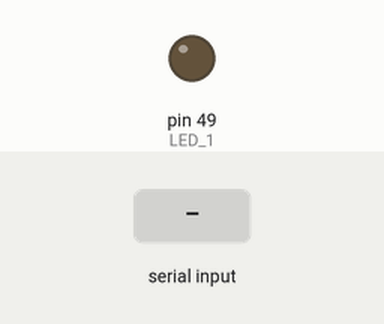
The sketch below on a simulated Arduino Mega 2560, built with avr-gcc and run on an emulated ATmega2560. On the bench: output pins drawn as LEDs (lit = HIGH). The test bench sets the inputs (shaded band).

Above: at 1.2 s.
1.3 s: "1" received over Serial
At 1.7 s:
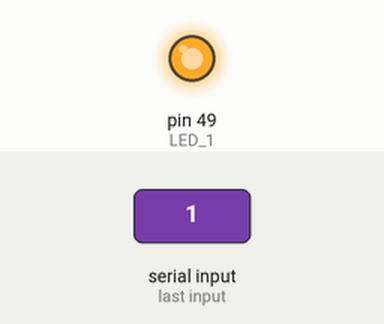
Timing chart, 0 to 4.3 s (numbered marks = the images above; inputs shaded):
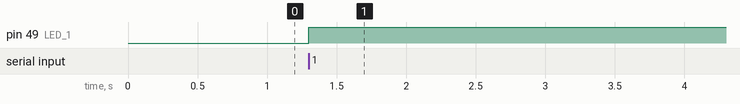

The sketch:

Teste_LED_com_teclado.ino
```cpp
/*
                 Arduino Uno/Mega
                 -----------------
             /|\|                 |
              | |                 |
              --| RST             |
                |                 |        -+
    LED_1  <--  | 49              |- <- Rx  -  Cabo USB
                |                 |- -> Tx  -
                |                 |        -+
                |                 |
*/

#define LED_1 49 //define o pino de controle do LED como 49

int estado_LED1 = LOW; //Variavel que informa o estado do LED
char tecla; //Variavel que recebe um char do teclado

void setup() {
  /* Comunicação serial com o computador */
  Serial.begin(9600);
  while (!Serial);
  /* Configuração dos pinos como entrada ou saída */
  pinMode(LED_1, OUTPUT);
}

void tarefa_1(){

  tecla = Serial.read(); //lê um char do teclado
  /* Lógica para fazer o switch de um LED, apertando uma tecla*/
  if (tecla == '1'){
    if (estado_LED1 == HIGH)
      estado_LED1 = LOW;
    else
      estado_LED1 = HIGH;
    digitalWrite(LED_1, estado_LED1);
  }
}

void loop() {
  // put your main code here, to run repeatedly:
  tarefa_1();
}
```

Measured:
- after the input at 1.3 s, pin 49 (LED_1): LOW → HIGH at once
